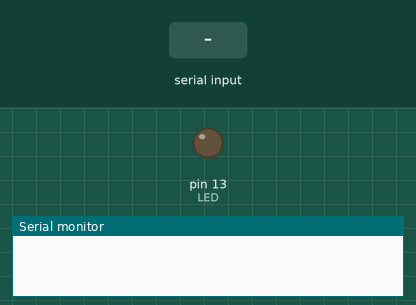
The sketch below on a simulated Arduino Uno, built with avr-gcc and run on an emulated ATmega328P. On the bench: output pins drawn as LEDs (lit = HIGH), the last lines printed to the serial monitor. The test bench sets the inputs (shaded band).

Above: at 1.2 s.
1.3 s: "1" received over Serial
At 1.7 s:
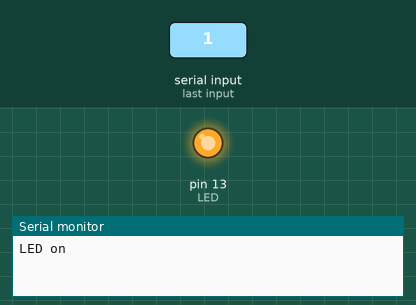
2.8 s: "0" received over Serial
At 4.1 s:
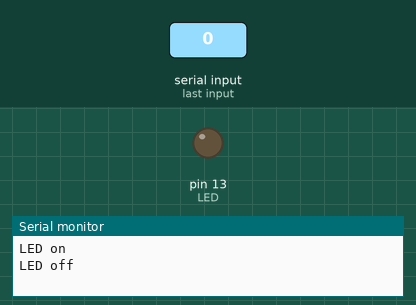
Timing chart, 0 to 5.8 s (numbered marks = the images above; inputs shaded):
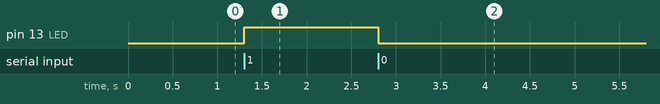

The sketch:

18-Serial_Communication-Control_command.ino
```cpp
/*
    Author: Quang Tran
    Date: July 30, 2019
*/

char data;
int LED = 13;

void setup() {
  Serial.begin(9600);
  pinMode(LED, OUTPUT);
}

void loop() {
  if (Serial.available()) {

    data = Serial.read();
    if (data == '1') {

      digitalWrite(LED, HIGH);
      Serial.println("LED on");

    } else if (data == '0') {

      digitalWrite(LED, LOW);
      Serial.println("LED off");
    }
  }
}
```

Measured:
- after the input at 1.3 s, pin 13 (LED): LOW → HIGH at once
- after the input at 2.8 s, pin 13 (LED): HIGH → LOW at once
